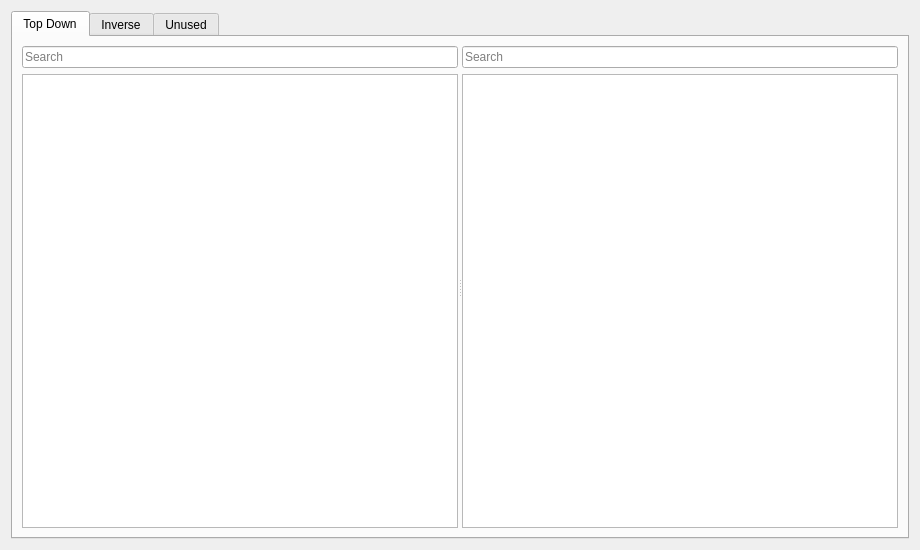
<?xml version="1.0" encoding="UTF-8"?>
<ui version="4.0">
 <class>DependencyView</class>
 <widget class="QWidget" name="DependencyView">
  <property name="geometry">
   <rect>
    <x>0</x>
    <y>0</y>
    <width>920</width>
    <height>550</height>
   </rect>
  </property>
  <layout class="QVBoxLayout" name="verticalLayout_5">
   <item>
    <widget class="QTabWidget" name="tabWidget">
     <property name="currentIndex">
      <number>0</number>
     </property>
     <widget class="QWidget" name="usedSymbolsTab">
      <attribute name="title">
       <string>Top Down</string>
      </attribute>
      <layout class="QVBoxLayout" name="verticalLayout_3">
       <item>
        <widget class="QSplitter" name="splitter">
         <property name="orientation">
          <enum>Qt::Horizontal</enum>
         </property>
         <widget class="QWidget" name="">
          <layout class="QVBoxLayout" name="verticalLayout">
           <item>
            <widget class="QLineEdit" name="dependencySearchLine">
             <property name="placeholderText">
              <string>Search</string>
             </property>
             <property name="clearButtonEnabled">
              <bool>true</bool>
             </property>
            </widget>
           </item>
           <item>
            <widget class="QTreeView" name="dependencyView">
             <property name="uniformRowHeights">
              <bool>true</bool>
             </property>
            </widget>
           </item>
          </layout>
         </widget>
         <widget class="QWidget" name="">
          <layout class="QVBoxLayout" name="verticalLayout_2">
           <item>
            <widget class="QLineEdit" name="symbolSearchLine">
             <property name="placeholderText">
              <string>Search</string>
             </property>
             <property name="clearButtonEnabled">
              <bool>true</bool>
             </property>
            </widget>
           </item>
           <item>
            <widget class="QTreeView" name="symbolView">
             <property name="rootIsDecorated">
              <bool>false</bool>
             </property>
             <property name="uniformRowHeights">
              <bool>true</bool>
             </property>
            </widget>
           </item>
          </layout>
         </widget>
        </widget>
       </item>
      </layout>
     </widget>
     <widget class="QWidget" name="tab">
      <attribute name="title">
       <string>Inverse</string>
      </attribute>
      <layout class="QVBoxLayout" name="verticalLayout_9">
       <item>
        <widget class="QSplitter" name="splitter_2">
         <property name="orientation">
          <enum>Qt::Horizontal</enum>
         </property>
         <widget class="QWidget" name="">
          <layout class="QVBoxLayout" name="verticalLayout_6">
           <item>
            <widget class="QLineEdit" name="inverseFileListSearchLine">
             <property name="placeholderText">
              <string>Search</string>
             </property>
             <property name="clearButtonEnabled">
              <bool>true</bool>
             </property>
            </widget>
           </item>
           <item>
            <widget class="QTreeView" name="inverseFileList">
             <property name="rootIsDecorated">
              <bool>false</bool>
             </property>
             <property name="uniformRowHeights">
              <bool>true</bool>
             </property>
            </widget>
           </item>
          </layout>
         </widget>
         <widget class="QWidget" name="">
          <layout class="QVBoxLayout" name="verticalLayout_7">
           <item>
            <widget class="QLineEdit" name="inverseDependencyListSearchLine">
             <property name="placeholderText">
              <string>Search</string>
             </property>
             <property name="clearButtonEnabled">
              <bool>true</bool>
             </property>
            </widget>
           </item>
           <item>
            <widget class="QTreeView" name="inverseDependencyList">
             <property name="rootIsDecorated">
              <bool>false</bool>
             </property>
             <property name="uniformRowHeights">
              <bool>true</bool>
             </property>
            </widget>
           </item>
          </layout>
         </widget>
         <widget class="QWidget" name="">
          <layout class="QVBoxLayout" name="verticalLayout_8">
           <item>
            <widget class="QLineEdit" name="inverseSymbolListSearchLine">
             <property name="placeholderText">
              <string>Search</string>
             </property>
             <property name="clearButtonEnabled">
              <bool>true</bool>
             </property>
            </widget>
           </item>
           <item>
            <widget class="QTreeView" name="inverseSymbolList">
             <property name="rootIsDecorated">
              <bool>false</bool>
             </property>
             <property name="uniformRowHeights">
              <bool>true</bool>
             </property>
             <property name="sortingEnabled">
              <bool>true</bool>
             </property>
             <attribute name="headerShowSortIndicator" stdset="0">
              <bool>true</bool>
             </attribute>
            </widget>
           </item>
          </layout>
         </widget>
        </widget>
       </item>
      </layout>
     </widget>
     <widget class="QWidget" name="unusedDependenciesTab">
      <attribute name="title">
       <string>Unused</string>
      </attribute>
      <layout class="QVBoxLayout" name="verticalLayout_4">
       <item>
        <widget class="QLineEdit" name="unusedSearchLine">
         <property name="placeholderText">
          <string>Search</string>
         </property>
        </widget>
       </item>
       <item>
        <widget class="QTreeView" name="unusedDependencyView">
         <property name="rootIsDecorated">
          <bool>false</bool>
         </property>
         <property name="uniformRowHeights">
          <bool>true</bool>
         </property>
        </widget>
       </item>
      </layout>
     </widget>
    </widget>
   </item>
  </layout>
  <action name="actionOptimizeDependencyOrder">
   <property name="text">
    <string>&amp;Optimize Dependency Order</string>
   </property>
  </action>
 </widget>
 <resources/>
 <connections/>
</ui>
